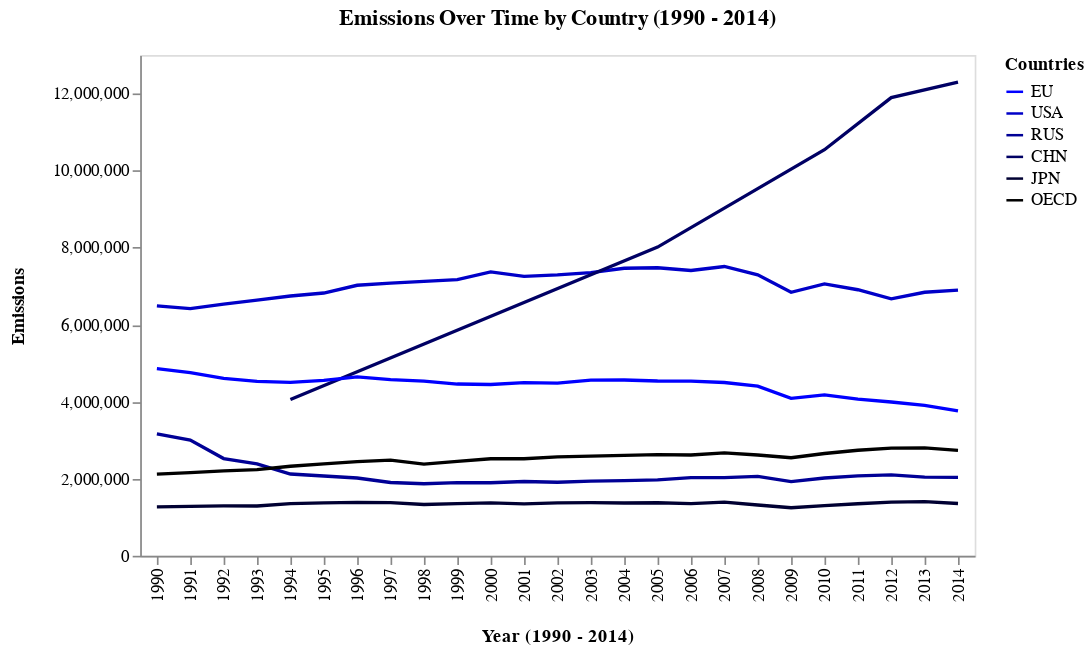

The notebook cell this image was saved under:
### Code cell
# Manipulative Line Graph

import altair as alt
import pandas as pd
data = pd.read_csv("https://drive.google.com/uc?id=1veeMj8U7yRNUbz7EBG0p2oPJ91fwcFzJ")


data_line = data[['Country', 'Year', 'Value']]
selected_countries = ['European Union – 27 countries (from 01/02/2020)', 'United States', 'Russia', "China (People's Republic of)", 'Japan','OECD Asia Oceania']
data_line = data[data['Country'].isin(selected_countries)]
data_line = data[(data['Country'].isin(selected_countries)) & (data['Year'] <= 2014)].copy()

data_line['Year'] = data_line['Year'].astype(int)

# Create a line chart using the filtered data
data_line['LegendLabel'] = data_line['Country'].replace({
    'European Union – 27 countries (from 01/02/2020)': 'EU',
    "China (People's Republic of)": 'CHN',
    "United States": "USA",
    "Japan": "JPN",
    "Russia": "RUS",
    'OECD Asia Oceania': 'OECD'
})

# Define custom RGB colors for each country
color_mapping = {
    'EU': 'rgb(0, 0, 255)',
    'USA': 'rgb(0, 0, 200)',
    'RUS': 'rgb(0, 0, 150)',
    'CHN': 'rgb(0, 0, 100)',
    'JPN': 'rgb(0, 0, 50)',
    'OECD': 'rgb(0,0,0)'
}


# Create a line chart using the filtered data
chart = alt.Chart(data_line).mark_line().encode(
    x = alt.X('Year:O', title = 'Year (1990 - 2014)'),
    y = alt.Y('Value', title = 'Emissions'),
    color = alt.Color('LegendLabel:N', title='Countries', scale=alt.Scale(domain = list(color_mapping.keys()), range = list(color_mapping.values())))
).properties(
    title = {'text': 'Emissions Over Time by Country (1990 - 2014)', 'offset': 15}
).configure_axis(
    grid = False,
    titlePadding = 15
)
chart

### Figure 1 — Vega-Lite specification as saved in the notebook (floating-point values rounded to 4 significant figures; data arrays with more than 128 entries replaced by an {"elided": "..."} marker saying what was removed)
{"config": {"view": {"continuousWidth": 400, "continuousHeight": 300}, "axis": {"grid": false, "titlePadding": 15}}, "data": {"name": "data-054c4225936a23bffbcd9cd4acb1b3ca"}, "mark": "line", "encoding": {"color": {"field": "LegendLabel", "scale": {"domain": ["EU", "USA", "RUS", "CHN", "JPN", "OECD"], "range": ["rgb(0, 0, 255)", "rgb(0, 0, 200)", "rgb(0, 0, 150)", "rgb(0, 0, 100)", "rgb(0, 0, 50)", "rgb(0,0,0)"]}, "title": "Countries", "type": "nominal"}, "x": {"field": "Year", "title": "Year (1990 - 2014)", "type": "ordinal"}, "y": {"field": "Value", "title": "Emissions", "type": "quantitative"}}, "title": {"text": "Emissions Over Time by Country (1990 - 2014)", "offset": 15}, "$schema": "https://vega.github.io/schema/vega-lite/v4.17.0.json", "datasets": {"data-054c4225936a23bffbcd9cd4acb1b3ca": {"elided": "130 records"}}}
